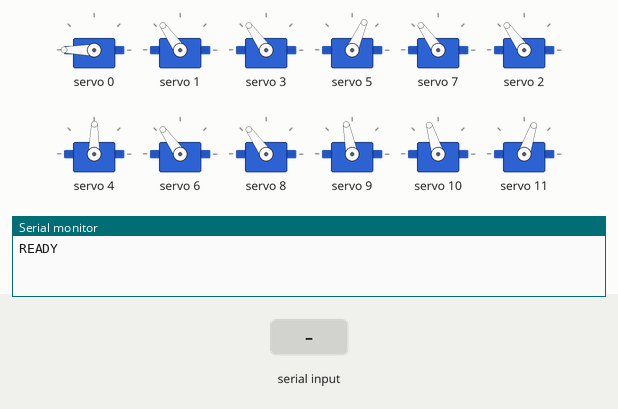
Bench run of a sketch on a simulated Arduino Uno, built with avr-gcc and run on an emulated ATmega328P. Parts: 12 × servo, the last lines printed to the serial monitor. The test bench sets the inputs (shaded band).

Above: at 1.7 s.
1.8 s: "PLAY WALK\n" received over Serial
At 2.4 s:
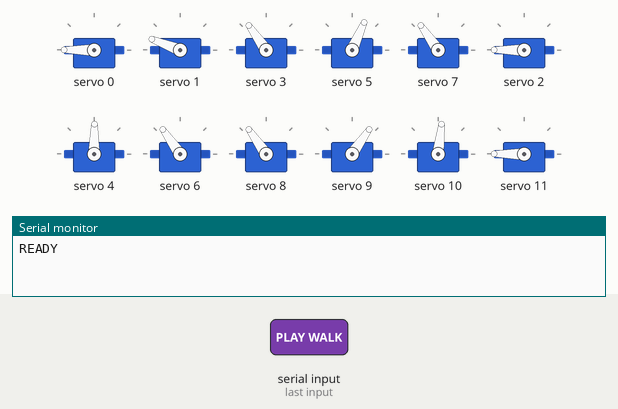
4.8 s: "PLAY TALK\n" received over Serial
At 6.07 s:
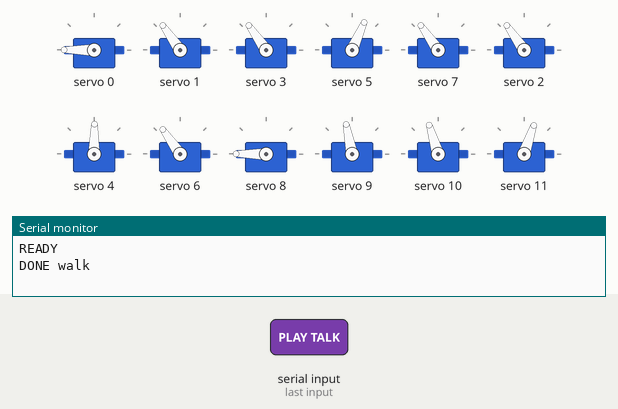
7.8 s: "PLAY BYE\n" received over Serial
At 8.29 s:
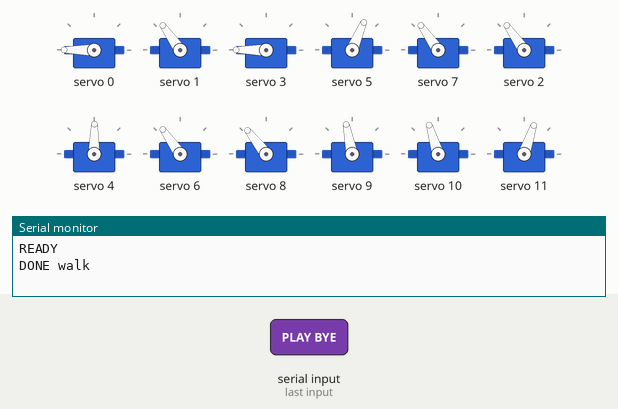
10.8 s: "PLAY HELLO\n" received over Serial
At 11.29 s:
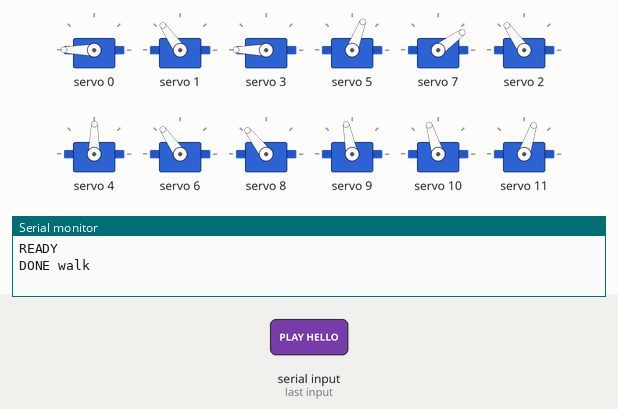
13.8 s: "T  45\n" received over Serial
At 14.16 s:
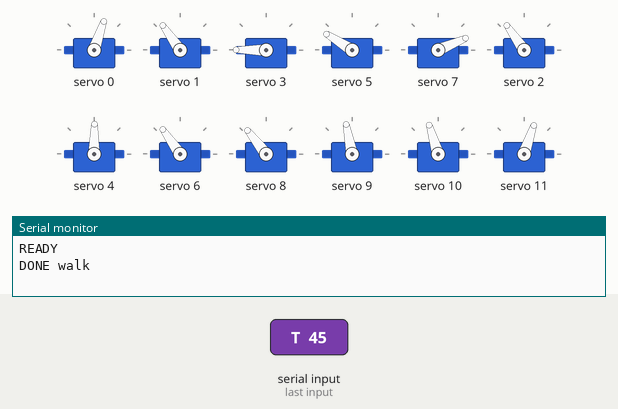
16.8 s: "PLAY TALK\n" received over Serial
Timing chart, 0 to 23.2 s (numbered marks = the images above; inputs shaded):
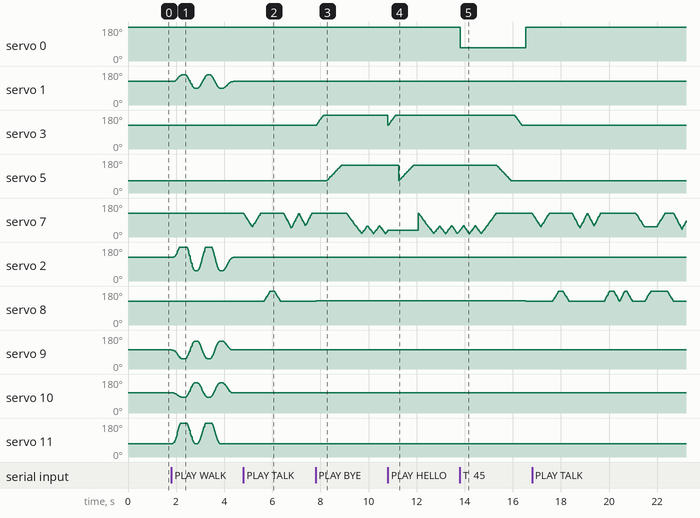

Measured:
- after the input at 7.8 s, servo 3: moves from 125° to 180° over 0.31 s, starting at once; servo 5: moves from 66° to 148° over 0.61 s, starting after 0.47 s
- after the input at 10.8 s, servo 8: stays 128° (without the input it goes to 125° after 2.7 s)
- after the input at 13.8 s, servo 0: 180° → 71° at once, → 180° 2.7 s later

The sketch:

roboto_firmware.ino
```cpp
/*
  roboto_firmware.ino  -  VIONEX AI robot firmware
  Implements PROTOCOL.md so main.py can drive the robot over USB serial.

  Serial: 115200 baud, newline-terminated commands.
    IDLE        -> go to rest pose
    PLAY talk   -> loop the talking gesture until STOP
    PLAY bye    -> one-shot wave (bye v2)
    PLAY hello  -> same one-shot wave as bye
    PLAY walk   -> one-shot walk (walk-v2), then back to standing
    STOP        -> abort current animation, return to rest

  Board: Arduino Uno + Adafruit PCA9685 PWM servo shield (addr 0x40).
  Arm map = TALK.ino; leg map = walk-*.ino (CH9-12).
*/

#include <Wire.h>
#include <Adafruit_PWMServoDriver.h>

Adafruit_PWMServoDriver pwm = Adafruit_PWMServoDriver(0x40);

// ---------------- channels (TALK.ino map) ----------------
#define HEAD 0
#define R_SHOULDER_FB 1
#define L_SHOULDER_FB 2
#define R_SHOULDER_UD 3
#define L_SHOULDER_UD 4
#define R_BICEP 5
#define L_BICEP 6
#define R_ELBOW 7
#define L_ELBOW 8

// ---------------- channels (walk-*.ino map) ----------------
// NOTE: CH13/CH14 = feet are DISCONNECTED, never commanded.
#define L_THIGH 9
#define R_THIGH 10
#define L_KNEE 11
#define R_KNEE 12

#define SERVO_MIN 150
#define SERVO_MAX 600

// ---------------- modes ----------------
#define MODE_NONE -1
#define MODE_IDLE 0
#define MODE_TALK 1
#define MODE_BYE 2
#define MODE_HELLO 3
#define MODE_WALK 4

// ---------------- walk calibration (walk-v2.ino) ----------------
#define L_THIGH_CENTER 70
#define R_THIGH_CENTER 75
#define L_KNEE_STRAIGHT 45
#define R_KNEE_STRAIGHT 90
#define R_ARM_CENTER 90
#define L_ARM_CENTER 90

int curLT, curRT, curLK, curRK, curRA, curLA;

int mode = MODE_IDLE;
int pendingMode = MODE_NONE;
bool abortFlag = false;

String lineBuf = "";

// ---------------- forward declarations ----------------
void readSerial();
void handleCommand(String cmd);
void enterIdle();
void applyPending();

// ---------------- low level ----------------
void setServo(int channel, int angle) {
  angle = constrain(angle, 0, 180);
  int pulse = map(angle, 0, 180, SERVO_MIN, SERVO_MAX);
  pwm.setPWM(channel, 0, pulse);
}

// Poll serial while waiting; returns false if a STOP/abort arrived.
bool waitMs(unsigned long ms) {
  unsigned long start = millis();
  while (millis() - start < ms) {
    readSerial();
    if (abortFlag) return false;
    delay(1);
  }
  return true;
}

// Interruptible move: returns false if aborted mid-way.
bool moveServo(int channel, int from, int to, int spd) {
  if (from < to) {
    for (int a = from; a <= to; a++) {
      setServo(channel, a);
      if (!waitMs(spd)) return false;
    }
  } else {
    for (int a = from; a >= to; a--) {
      setServo(channel, a);
      if (!waitMs(spd)) return false;
    }
  }
  return true;
}

// ---------------- serial command handling ----------------
void readSerial() {
  while (Serial.available()) {
    char c = (char)Serial.read();
    if (c == '\r') continue;
    if (c == '\n') {
      lineBuf.trim();
      if (lineBuf.length() > 0) handleCommand(lineBuf);
      lineBuf = "";
    } else {
      lineBuf += c;
      if (lineBuf.length() > 32) lineBuf = "";  // safety on garbage
    }
  }
}

void handleCommand(String cmd) {
  cmd.trim();
  cmd.toUpperCase();

  // Diagnostic: "T <channel> <angle>" moves one servo directly (for mapping).
  if (cmd.startsWith("T ")) {
    int s1 = cmd.indexOf(' ');
    int s2 = cmd.indexOf(' ', s1 + 1);
    if (s2 > 0) {
      int ch = cmd.substring(s1 + 1, s2).toInt();
      int ang = cmd.substring(s2 + 1).toInt();
      if (ch >= 0 && ch <= 15) setServo(ch, ang);
    }
    return;
  }

  if (cmd == "STOP") {
    pendingMode = MODE_IDLE;
    abortFlag = true;
  } else if (cmd == "IDLE") {
    pendingMode = MODE_IDLE;
    abortFlag = true;
  } else if (cmd == "PLAY TALK") {
    pendingMode = MODE_TALK;
    abortFlag = true;  // break any running animation so talk starts fresh
  } else if (cmd == "PLAY BYE") {
    pendingMode = MODE_BYE;
    abortFlag = true;
  } else if (cmd == "PLAY HELLO") {
    pendingMode = MODE_HELLO;
    abortFlag = true;
  } else if (cmd == "PLAY WALK") {
    pendingMode = MODE_WALK;
    abortFlag = true;
  }
}

// ---------------- poses / animations ----------------
void restPosition() {
  // HEAD
  setServo(HEAD, 180);

  // RIGHT
  setServo(R_SHOULDER_FB, 90);
  setServo(R_SHOULDER_UD, 90);
  setServo(R_BICEP, 40);
  setServo(R_ELBOW, 90);

  // LEFT
  setServo(L_SHOULDER_FB, 90);
  setServo(L_SHOULDER_UD, 60);
  setServo(L_BICEP, 90);
  setServo(L_ELBOW, 90);

  // LEGS (walk standing pose; CH13/14 feet left untouched)
  curLT = L_THIGH_CENTER;
  curRT = R_THIGH_CENTER;
  curLK = L_KNEE_STRAIGHT;
  curRK = R_KNEE_STRAIGHT;
  curRA = R_ARM_CENTER;
  curLA = L_ARM_CENTER;
  setServo(L_THIGH, curLT);
  setServo(R_THIGH, curRT);
  setServo(L_KNEE, curLK);
  setServo(R_KNEE, curRK);
}

// One full talking sequence. Returns early if aborted.
void talk() {
  // 1. RIGHT DEEP FOLD
  if (!moveServo(R_ELBOW, 90, 30, 5)) return;
  if (!moveServo(R_ELBOW, 30, 90, 5)) return;
  if (!waitMs(120)) return;

  // 2. LEFT DEEP FOLD
  if (!moveServo(L_ELBOW, 90, 150, 5)) return;
  if (!moveServo(L_ELBOW, 150, 90, 5)) return;
  if (!waitMs(120)) return;

  // 3. RIGHT DEEP x2
  if (!moveServo(R_ELBOW, 90, 25, 4)) return;
  if (!moveServo(R_ELBOW, 25, 90, 4)) return;
  if (!moveServo(R_ELBOW, 90, 35, 4)) return;
  if (!moveServo(R_ELBOW, 35, 90, 4)) return;
  if (!waitMs(150)) return;

  // 4. LEFT DEEP x2
  if (!moveServo(L_ELBOW, 90, 155, 4)) return;
  if (!moveServo(L_ELBOW, 155, 90, 4)) return;
  if (!moveServo(L_ELBOW, 90, 145, 4)) return;
  if (!moveServo(L_ELBOW, 145, 90, 4)) return;
  if (!waitMs(150)) return;

  // 5. BOTH ARMS DEEP
  if (!moveServo(R_ELBOW, 90, 30, 5)) return;
  if (!moveServo(L_ELBOW, 90, 150, 5)) return;
  if (!waitMs(150)) return;
  if (!moveServo(R_ELBOW, 30, 90, 5)) return;
  if (!moveServo(L_ELBOW, 150, 90, 5)) return;

  // 6. RIGHT VERY DEEP GESTURE
  if (!moveServo(R_ELBOW, 90, 20, 4)) return;
  if (!moveServo(R_ELBOW, 20, 60, 4)) return;
  if (!moveServo(R_ELBOW, 60, 25, 4)) return;
  if (!moveServo(R_ELBOW, 25, 90, 5)) return;
  if (!waitMs(150)) return;

  // 7. LEFT VERY DEEP GESTURE
  if (!moveServo(L_ELBOW, 90, 160, 4)) return;
  if (!moveServo(L_ELBOW, 160, 120, 4)) return;
  if (!moveServo(L_ELBOW, 120, 155, 4)) return;
  if (!moveServo(L_ELBOW, 155, 90, 5)) return;
  if (!waitMs(150)) return;

  // 8. HEAD LOOK + RIGHT ELBOW
  if (!moveServo(HEAD, 180, 155, 10)) return;
  if (!moveServo(R_ELBOW, 90, 25, 5)) return;
  if (!moveServo(R_ELBOW, 25, 90, 5)) return;
  if (!moveServo(HEAD, 155, 180, 10)) return;

  // 9. LEFT ELBOW BIG TALK
  if (!moveServo(L_ELBOW, 90, 155, 4)) return;
  if (!moveServo(L_ELBOW, 155, 110, 4)) return;
  if (!moveServo(L_ELBOW, 110, 160, 4)) return;
  if (!moveServo(L_ELBOW, 160, 90, 5)) return;
  if (!waitMs(150)) return;

  // 10. BOTH DEEP ALTERNATING
  if (!moveServo(R_ELBOW, 90, 25, 4)) return;
  if (!moveServo(L_ELBOW, 90, 155, 4)) return;
  if (!moveServo(R_ELBOW, 25, 55, 4)) return;
  if (!moveServo(L_ELBOW, 155, 120, 4)) return;
  if (!moveServo(R_ELBOW, 55, 20, 4)) return;
  if (!moveServo(L_ELBOW, 120, 160, 4)) return;
  if (!moveServo(R_ELBOW, 20, 90, 5)) return;
  if (!moveServo(L_ELBOW, 160, 90, 5)) return;

  // 11. BICEP ACCENTS
  if (!moveServo(R_BICEP, 40, 55, 8)) return;
  if (!moveServo(R_ELBOW, 90, 35, 5)) return;
  if (!moveServo(R_ELBOW, 35, 90, 5)) return;
  if (!moveServo(R_BICEP, 55, 40, 8)) return;

  if (!moveServo(L_BICEP, 90, 105, 8)) return;
  if (!moveServo(L_ELBOW, 90, 145, 5)) return;
  if (!moveServo(L_ELBOW, 145, 90, 5)) return;
  if (!moveServo(L_BICEP, 105, 90, 8)) return;

  // 12. FINAL BIG GESTURE
  if (!moveServo(R_ELBOW, 90, 20, 4)) return;
  if (!moveServo(L_ELBOW, 90, 160, 4)) return;
  if (!waitMs(150)) return;
  if (!moveServo(R_ELBOW, 20, 90, 5)) return;
  if (!moveServo(L_ELBOW, 160, 90, 5)) return;
  if (!waitMs(300)) return;
}

// One-shot wave, shared by both bye and hello.
//   CH3 shoulder up/down : 90 rest -> 155 up
//   CH1 shoulder f/b     : 90 neutral (untouched)
//   CH5 bicep            : 40 rest -> 110 lifts the hand
//   CH7 elbow            : 90 rest; 0 = up, 35 = down (the wave)
void wave() {
  const int SH_REST = 90;
  const int SH_UP = 155;
  const int BIC_REST = 40;
  const int BIC_UP = 110;
  const int EL_REST = 90;
  const int EL_UP = 0;
  const int EL_DOWN = 35;

  // 1. Raise the arm: shoulder up + bicep up.
  if (!moveServo(R_SHOULDER_UD, SH_REST, SH_UP, 6)) return;
  if (!moveServo(R_BICEP, BIC_REST, BIC_UP, 8)) return;
  if (!waitMs(200)) return;

  // 2. Wave the hand: elbow swings down <-> up.
  if (!moveServo(R_ELBOW, EL_REST, EL_DOWN, 6)) return;
  for (int i = 0; i < 5; i++) {
    if (!moveServo(R_ELBOW, EL_DOWN, EL_UP, 6)) return;
    if (!moveServo(R_ELBOW, EL_UP, EL_DOWN, 6)) return;
  }

  // 3. Return everything to rest.
  if (!moveServo(R_ELBOW, EL_DOWN, EL_REST, 6)) return;
  if (!moveServo(R_BICEP, BIC_UP, BIC_REST, 8)) return;
  if (!moveServo(R_SHOULDER_UD, SH_UP, SH_REST, 6)) return;
  waitMs(150);
}

// Smooth multi-servo move (walk-v2 S-curve). Returns false if aborted.
bool moveTo(int nLT, int nRT, int nLK, int nRK, int nRA, int nLA) {
  const int steps = 50;
  for (int i = 0; i <= steps; i++) {
    float t = (float)i / steps;
    float s = t * t * t * (t * (t * 6.0 - 15.0) + 10.0);  // smootherstep
    setServo(L_THIGH, curLT + (nLT - curLT) * s);
    setServo(R_THIGH, curRT + (nRT - curRT) * s);
    setServo(L_KNEE, curLK + (nLK - curLK) * s);
    setServo(R_KNEE, curRK + (nRK - curRK) * s);
    setServo(R_SHOULDER_FB, curRA + (nRA - curRA) * s);
    setServo(L_SHOULDER_FB, curLA + (nLA - curLA) * s);
    if (!waitMs(5)) return false;
  }
  curLT = nLT; curRT = nRT; curLK = nLK; curRK = nRK; curRA = nRA; curLA = nLA;
  return true;
}

// One-shot walk: two gait cycles, then back to the standing pose.
bool walk() {
  for (int cycle = 0; cycle < 2; cycle++) {
    // Step 1: left leg forward, right leg back; opposite arms.
    if (!moveTo(30, 55, 150, 90, 120, 150)) return false;
    // Step 2: right leg forward, left leg back; opposite arms.
    if (!moveTo(110, 120, 45, 25, 60, 30)) return false;
  }
  // Return to standing.
  if (!moveTo(L_THIGH_CENTER, R_THIGH_CENTER, L_KNEE_STRAIGHT, R_KNEE_STRAIGHT,
              R_ARM_CENTER, L_ARM_CENTER)) return false;
  return true;
}

// ---------------- mode helpers ----------------
void enterIdle() {
  mode = MODE_IDLE;
  restPosition();
}

void applyPending() {
  if (pendingMode == MODE_NONE) return;
  mode = pendingMode;
  pendingMode = MODE_NONE;
  abortFlag = false;
  if (mode == MODE_IDLE) enterIdle();
}

// ---------------- setup / loop ----------------
void setup() {
  Serial.begin(115200);

  pwm.begin();
  pwm.setPWMFreq(50);
  delay(500);

  restPosition();
  Serial.println("READY");
}

void loop() {
  readSerial();
  applyPending();

  if (mode == MODE_TALK) {
    talk();
    if (pendingMode != MODE_NONE) {
      applyPending();
    } else if (abortFlag) {
      abortFlag = false;
      enterIdle();
    }
    // otherwise: finished one cycle -> loop again (continuous talk)
  } else if (mode == MODE_BYE) {
    wave();
    if (pendingMode != MODE_NONE) {
      applyPending();
    } else {
      if (!abortFlag) Serial.println("DONE bye");
      abortFlag = false;
      enterIdle();
    }
  } else if (mode == MODE_HELLO) {
    wave();
    if (pendingMode != MODE_NONE) {
      applyPending();
    } else {
      if (!abortFlag) Serial.println("DONE hello");
      abortFlag = false;
      enterIdle();
    }
  } else if (mode == MODE_WALK) {
    walk();
    if (pendingMode != MODE_NONE) {
      applyPending();
    } else {
      if (!abortFlag) Serial.println("DONE walk");
      abortFlag = false;
      enterIdle();
    }
  }
}
```
